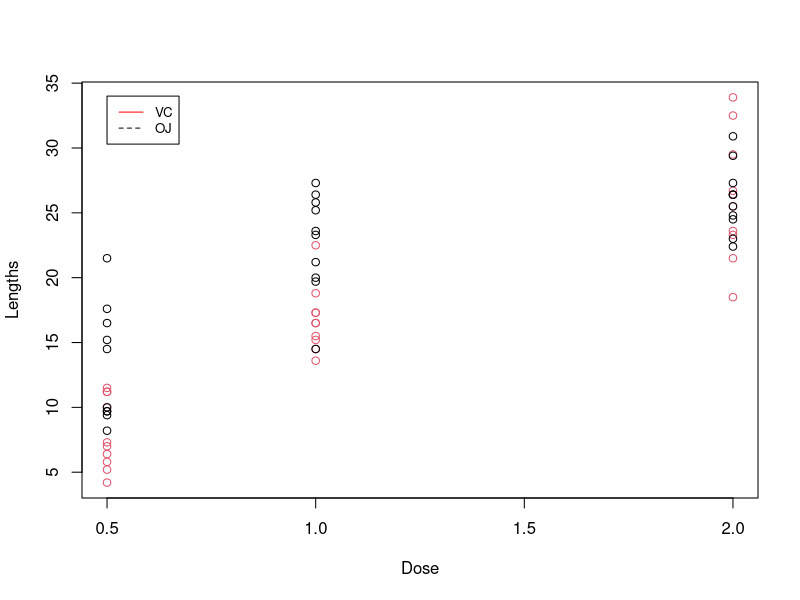

Recreate this plot in R. (Note: this script raises an error after producing the figure.)
## ---- chunk 1
library("data.table")
library("ggplot2")
library("dplyr")
library(tidyr)
library(ggpubr)
## ---- chunk 2
data("ToothGrowth")
## ---- chunk 3
ToothGrowth <- data.table(ToothGrowth)
plot(x = ToothGrowth$dose, y = ToothGrowth$len, xlab = "Dose", ylab = "Lengths", col = ToothGrowth$supp)
legend(0.5, 34, legend=unique(ToothGrowth$supp), col = c("red", "black"), lty=1:2, cex=0.8)
## ---- chunk 4
summary(ToothGrowth)
head(ToothGrowth)
## ---- chunk 5
ToothGrowth[, .(meanlen = mean(len), Count = .N), by = .(dose,supp)]
## ---- chunk 6
lowdose <- ToothGrowth[ToothGrowth[, dose == 0.5]]
middose <- ToothGrowth[ToothGrowth[, dose == 1.0]]
highdose <- ToothGrowth[ToothGrowth[, dose == 2.0]]
## ---- chunk 7
t.test(ToothGrowth$len ~ ToothGrowth$supp)
## ---- chunk 8
t.test(lowdose$len ~ lowdose$supp, paired = FALSE)
## ---- chunk 9
t.test(middose$len ~ middose$supp, paired = FALSE)
## ---- chunk 10
t.test(highdose$len ~ highdose$supp, paired = FALSE)
